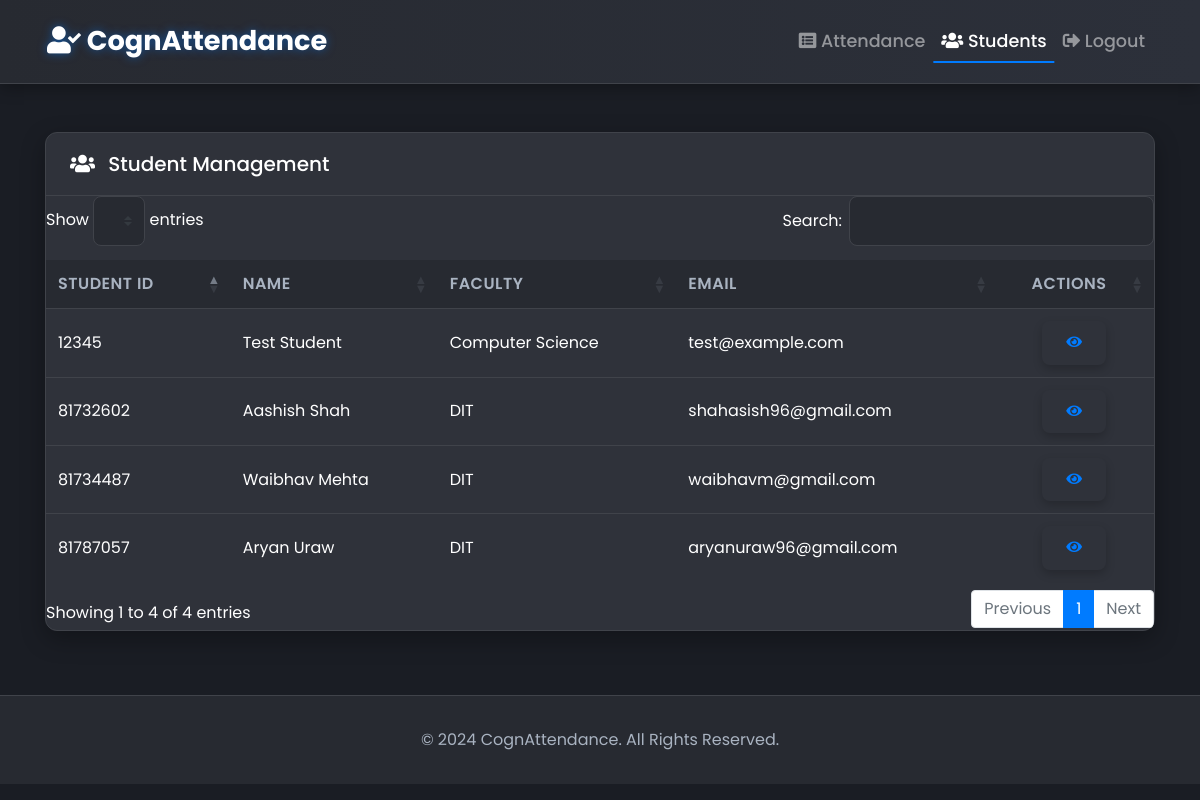
The page /students (signed in) on the database as committed earlier.
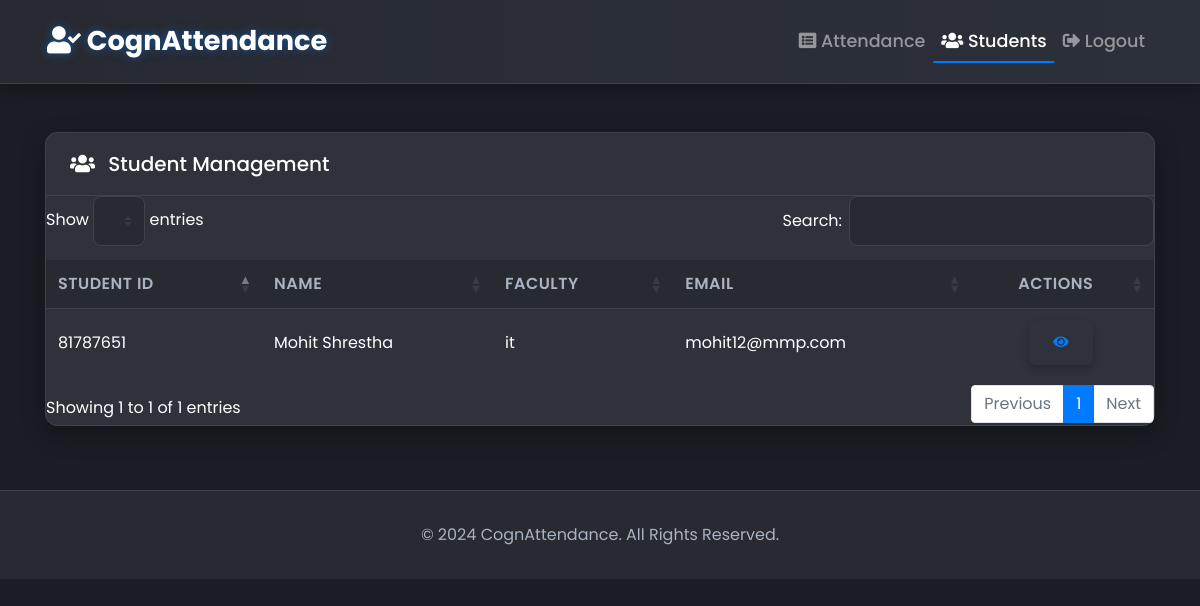
The same page on the database as committed later.
### tables this page shows
CREATE TABLE students (
                id TEXT PRIMARY KEY,
                name TEXT NOT NULL,
                faculty TEXT,
                dob TEXT,
                email TEXT,
                address TEXT
            );

### app.py (the view)
@app.route('/students')
@login_required
def list_students():
    students = get_all_students()
    return render_template('students.html', students=students)

### app.py (called while the page is built)
def login_required(f):
    @wraps(f)
    def decorated_function(*args, **kwargs):
        if 'logged_in' not in session:
            return redirect(url_for('login', next=request.url))
        return f(*args, **kwargs)
    return decorated_function

### database_sql.py (called while the page is built, shortened)
def get_db_connection():
    if DB_TYPE == 'mysql':
        if not MYSQL_AVAILABLE:
            raise ImportError("MySQL driver not available. Please install mysql-connector-python")
        import mysql.connector  # type: ignore
        connection = mysql.connector.connect(
            host=DB_HOST,
            port=DB_PORT,
            database=DB_NAME,
            user=DB_USER,
            password=DB_PASSWORD
        )
        return connection
    else:  # sqlite (default)
        import sqlite3
        conn = sqlite3.connect(DB_FILE)
        conn.row_factory = sqlite3.Row
        return conn

def get_all_students():
    conn = get_db_connection()
    cursor = conn.cursor()
    cursor.execute("SELECT * FROM students ORDER BY name")
    rows = cursor.fetchall()
    if cursor.description:
        columns = [desc[0] for desc in cursor.description]
        result = []
        for row in rows:
            row_dict = {}
            for i, column in enumerate(columns):
                try:
                    value = row[i]
                    row_dict[column] = value
                except (IndexError, TypeError):
                    row_dict[column] = None
            result.append(row_dict)
    else:
        result = []
    conn.close()
    return result

### templates/students.html (shortened to what this page needs)
{% extends 'layout.html' %}
{% block content %}
    <div class="card">
        <div class="card-header d-flex justify-content-between align-items-center">
            <h5 class="mb-0"><i class="fas fa-users mr-2"></i> Student Management</h5>
        </div>
        <div class="table-responsive">
            <table class="table table-hover mb-0" id="studentTable">
                <thead>
                    <tr>
                        <th>Student ID</th>
                        <th>Name</th>
                        <th>Faculty</th>
                        <th>Email</th>
                        <th class="text-center">Actions</th>
                    </tr>
                </thead>
                <tbody>
                    {% for student in students %}
                        <tr id="student-row-{{ student.id }}">
                            <td>{{ student.id }}</td>
                            <td>{{ student.name }}</td>
                            <td>{{ student.faculty }}</td>
                            <td>{{ student.email }}</td>
                            <td class="text-center">
                                <a href="{{ url_for('student_details', student_id=student.id) }}" class="btn btn-sm btn-outline-primary mr-1" title="View Details">
                                    <i class="fas fa-eye"></i>
                                </a>
                            </td>
                        </tr>
                    {% endfor %}
                </tbody>
            </table>
        </div>
    </div>
{% endblock %}

### templates/layout.html (shortened to what this page needs)
<!doctype html>
<html lang="en">
<head>
    <link rel="stylesheet" href="https://stackpath.bootstrapcdn.com/bootstrap/4.5.2/css/bootstrap.min.css">
    <link rel="stylesheet" href="https://cdnjs.cloudflare.com/ajax/libs/font-awesome/5.15.3/css/all.min.css">
    <link rel="stylesheet" type="text/css" href="https://cdn.datatables.net/1.11.5/css/dataTables.bootstrap4.min.css">
    <link rel="stylesheet" href="{{ url_for('static', filename='style.css') }}">
</head>
<body>
    <nav class="navbar navbar-expand-lg navbar-dark">
        <div class="container">
            <a class="navbar-brand" href="{{ url_for('index') }}"><i class="fas fa-user-check"></i> CognAttendance</a>
            <div class="collapse navbar-collapse" id="navbarNav">
                <ul class="navbar-nav ml-auto">
                    {% if session.logged_in %}
                        <li class="nav-item {% if request.endpoint == 'index' %}active{% endif %}">
                            <a class="nav-link" href="{{ url_for('index') }}"><i class="fas fa-list-alt"></i> Attendance</a>
                        </li>
                        <li class="nav-item {% if request.endpoint == 'list_students' or request.endpoint == 'student_details' %}active{% endif %}">
                            <a class="nav-link" href="{{ url_for('list_students') }}"><i class="fas fa-users"></i> Students</a>
                        </li>
                        <li class="nav-item">
                            <a class="nav-link" href="{{ url_for('logout') }}"><i class="fas fa-sign-out-alt"></i> Logout</a>
                        </li>
                    {% endif %}
                </ul>
            </div>
        </div>
    </nav>
    <main role="main" class="container my-5">
        {% block content %}{% endblock %}
    </main>
    <footer class="footer">
        <div class="container">
            <span>&copy; 2024 CognAttendance. All Rights Reserved.</span>
        </div>
    </footer>
</body>
</html>

### static/style.css (style rules this page uses)
:root { --primary-bg: #1a1d24; --secondary-bg: #272a31; --card-bg: #2f323a; --primary-text: #ffffff; --secondary-text: #a9b3c1; --accent: #007bff; --accent-hover: #0056b3; --border-color: #40434a; --success: #28a745; --danger: #dc3545; --glow-color: rgba(0, 123, 255, 0.5); }
body { background-color: var(--primary-bg); color: var(--primary-text); font-family: 'Poppins', sans-serif; font-weight: 400; animation: fadeIn 0.8s ease-in-out; }
.navbar { background: linear-gradient(to right, var(--secondary-bg), #2c303a); border-bottom: 1px solid var(--border-color); padding: 1rem 2rem; box-shadow: 0 4px 15px rgba(0, 0, 0, 0.3); transition: all 0.3s ease; }
.navbar-brand { font-weight: 700; font-size: 1.7rem; color: var(--primary-text) !important; text-shadow: 0 0 10px var(--glow-color); transition: text-shadow 0.3s ease; }
.nav-link { font-weight: 500; font-size: 1.1rem; position: relative; padding-bottom: 0.5rem; transition: color 0.3s ease; }
.nav-link::after { content: ''; position: absolute; bottom: 0; left: 50%; transform: translateX(-50%); width: 0; height: 2px; background-color: var(--accent); transition: width 0.4s ease; }
.nav-link:hover::after, .nav-item.active .nav-link::after { width: 100%; }
.nav-link:hover, .nav-item.active .nav-link { color: var(--primary-text) !important; }
.card { background-color: var(--card-bg); border: 1px solid var(--border-color); border-radius: 12px; box-shadow: 0 8px 25px rgba(0, 0, 0, 0.3); margin-top: 2rem; animation: slideInUp 0.7s ease-out forwards; transition: transform 0.3s ease, box-shadow 0.3s ease; }
.card-header { background-color: transparent; font-size: 1.4rem; font-weight: 600; border-bottom: 1px solid var(--border-color); border-top-left-radius: 12px; border-top-right-radius: 12px; padding: 1.2rem 1.5rem; }
.table { color: var(--primary-text); margin-bottom: 0; }
.table-responsive { border-radius: 8px; overflow: hidden; }
.table thead th { background-color: var(--secondary-bg); color: var(--secondary-text); border: none; font-weight: 600; text-transform: uppercase; letter-spacing: 0.5px; }
.table tbody tr { background-color: var(--card-bg); transition: background-color 0.2s ease-in-out, transform 0.2s ease; }
.table td, .table th { border-top: 1px solid var(--border-color); vertical-align: middle; }
.btn { font-weight: 600; border-radius: 8px; padding: 0.7rem 1.5rem; border: none; transition: all 0.3s ease; box-shadow: 0 4px 10px rgba(0, 0, 0, 0.2); }
.footer { text-align: center; padding: 2rem 0; margin-top: 4rem; color: var(--secondary-text); border-top: 1px solid var(--border-color); background-color: var(--secondary-bg); }

Rows that differ between the two databases and show on the page:
removed students: id "81732602", name "Aashish Shah", faculty "DIT", email "shahasish96@gmail.com"
removed students: id "81787057", name "Aryan Uraw", faculty "DIT", email "aryanuraw96@gmail.com"
removed students: id "12345", name "Test Student", faculty "Computer Science", email "test@example.com"
removed students: id "81734487", name "Waibhav Mehta", faculty "DIT", email "waibhavm@gmail.com"
added students: id "81787651", name "Mohit Shrestha", faculty "it", email "mohit12@mmp.com"
Other text that changed with them:
text written by a page script: "Show entries Search: Showing 1 to 4 of 4 entries Previous 1 Next" → "Show entries Search: Showing 1 to 1 of 1 entries Previous 1 Next"
